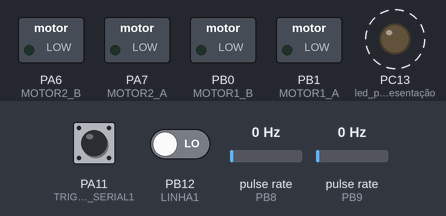
This sketch was run on a simulated STM32 Blue Pill. On the bench: switched loads named in the sketch (green lamp = pin HIGH), output pins drawn as LEDs (lit = HIGH). Wiring (inferred from the names in the program): 2 × pulse sensor: data PB8 / data PB9. Dashed ring = blinking. The test bench sets the inputs (shaded band); at power-on: PA11 (TRIG_PIN_SERIAL1) HIGH, PB12 (LINHA1) LOW, pulse rate (sensors on PB8, PB9) 0 Hz.

Above: at 0.2 s.
Timing chart, 0 to 3.0 s (numbered marks = the images above):
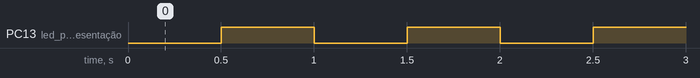

Measured:
- by itself, PC13 (led_para_representação): alternates HIGH for 0.50 s and LOW for 0.50 s

The sketch:

stm_linha_encoder.ino
```cpp
/* Author: Manoel Messias
 * Date: 06 de Fevereiro de 2025
 * Description: Código para calibrar a resolução do encoder.
 */

#define TRIG_PIN_SERIAL1 PA11 // pino de controle de comunicação
#define TIME_LED 500 // tempo para o led mudar de estado(ms)
#define LINES_OUT 3 // quantidade de linhas na matriz de saida
#define LINES_IN 1 // quantidade de linhas na matriz de entrada

// mapeamento de perifericos
#define MOTOR1_A PB1
#define MOTOR1_B PB0
#define ENCODER1 PB8

#define MOTOR2_A PA7
#define MOTOR2_B PA6
#define ENCODER2 PB9

#define LINHA1 PB12

// constantes
#define RESOLUCAO 600

volatile bool readFlag = false; // indica se existe dados para ler
volatile bool responseFlag = false; // indica se o dispositivo mestre solicita a leitura de uma informação

byte linha = 0; // linha de saida
byte coluna = 0; // coluna de saida

volatile uint64_t count_encoder1 = 0;
volatile uint64_t count_encoder2 = 0;
unsigned long int last_time_count_encoder = 0;

byte dataIn[LINES_IN][8] = { // matriz de entrada
  {0, 0, 0, 0, 0, 0, 0, 0} //pwm1, pwm2, pwm3, pwm4, count
};

byte dataOut[LINES_OUT][8] = { // matriz de saida
  {0, 0, 0, 0, 0, 0, 0, 0}, // linha
  {0, 0, 0, 0, 0, 0, 0, 0}, // mt1
  {0, 0, 0, 0, 0, 0, 0, 0}  // mt2
};

int led_state = 0; // estado do led

void setup() {
  // comunicação serial
  Serial1.begin(230000); // Habilita a uart1 com baud rate de 0.23Mbps bits por segundo
  pinMode(TRIG_PIN_SERIAL1, INPUT_PULLUP); // pino de disparo como entrada
  attachInterrupt(digitalPinToInterrupt(TRIG_PIN_SERIAL1), handlePulse, CHANGE); // Ativação de interrupção

  // perifericos
  pinMode(MOTOR1_A, OUTPUT); // controle A (IN1) do motor 1 (out1 e out2)
  pinMode(MOTOR1_B, OUTPUT); // controle B (IN2) do motor 1 (out1 e out2)
  pinMode(ENCODER1, INPUT); // Encoder do motor 1
  attachInterrupt(digitalPinToInterrupt(ENCODER1), encoder1, RISING); // Ativação de interrupção
  pinMode(MOTOR2_A, OUTPUT); // controle A (IN3) do motor 2 (out4 e out3)
  pinMode(MOTOR2_B, OUTPUT); // controle B (IN4) do motor 2 (out4 e out3)
  pinMode(ENCODER2, INPUT); // Encoder do motor 2
  attachInterrupt(digitalPinToInterrupt(ENCODER2), encoder2, RISING); // Ativação de interrupção

  pinMode(LINHA1, INPUT);

  // led interno para teste
  pinMode(PC13, OUTPUT); // led para representação
  digitalWrite(PC13, 0); // led apaga
}

//controle do led piscando feito pelo millis()
unsigned long int last_state_time_led = 0; // varivel para salvar o tempo da ultima mudança de estado do led

void loop() {
  unsigned long int atual_time = millis(); // valor atual de tempo
  // parte para testes (pisca led)
  if((atual_time-last_state_time_led) >= TIME_LED){ // se passar o tempo para mundança
    led_state = !led_state; // mude o estado
    last_state_time_led = atual_time; // atualize o tempo da ultima mudança
  }

  // data encoder1
  dataOut[1][0] = (uint8_t)((count_encoder1 & 0xFF00000000000000) >> 56);
  dataOut[1][1] = (uint8_t)((count_encoder1 & 0x00FF000000000000) >> 48);
  dataOut[1][2] = (uint8_t)((count_encoder1 & 0x0000FF0000000000) >> 40);
  dataOut[1][3] = (uint8_t)((count_encoder1 & 0x000000FF00000000) >> 32);
  dataOut[1][4] = (uint8_t)((count_encoder1 & 0x00000000FF000000) >> 24);
  dataOut[1][5] = (uint8_t)((count_encoder1 & 0x0000000000FF0000) >> 16);
  dataOut[1][6] = (uint8_t)((count_encoder1 & 0x000000000000FF00) >> 8);
  dataOut[1][7] = (uint8_t)((count_encoder1 & 0x00000000000000FF));
  // data encoder2
  dataOut[2][0] = (uint8_t)((count_encoder2 & 0xFF00000000000000) >> 56);
  dataOut[2][1] = (uint8_t)((count_encoder2 & 0x00FF000000000000) >> 48);
  dataOut[2][2] = (uint8_t)((count_encoder2 & 0x0000FF0000000000) >> 40);
  dataOut[2][3] = (uint8_t)((count_encoder2 & 0x000000FF00000000) >> 32);
  dataOut[2][4] = (uint8_t)((count_encoder2 & 0x00000000FF000000) >> 24);
  dataOut[2][5] = (uint8_t)((count_encoder2 & 0x0000000000FF0000) >> 16);
  dataOut[2][6] = (uint8_t)((count_encoder2 & 0x000000000000FF00) >> 8);
  dataOut[2][7] = (uint8_t)((count_encoder2 & 0x00000000000000FF));


  if(readFlag){ // ler a data recebida
    byte qt_bits = Serial1.available();//recebe a quantidade de bytes a serem lidos
    byte receveid[qt_bits]; // cria um buffer para armazenar os bytes que serão lidos
    for(byte i = 0; i < qt_bits; i++){ // ler os bytes
      receveid[i] = Serial1.read(); // ler o byte atual
      delayMicroseconds(75); // espera para que o buffer interno possa preparar o próximo byte para a leitura (9 bytes 10us cada - 90us ~ 0.1ms)
    }
    byte l = receveid[0]; // recebe a linha
    // sempre serão recebidos 8 bytes de dados
    for(byte i = 0; i<8; i++){ // altera os bytes
      dataIn[l][i] = receveid[1+i]; // adiciona no matriz
    }
    readFlag = false; // indidca que o que tinha de ser recebido já foi recebido
  }

  if(responseFlag){ // escreve a resposta solicitada
    //os 5 primeiros bits são a linha, os 3 ultimos a coluna
    byte info[9] = {linha,0,0,0,0,0,0,0,0}; // cria um buffer para juntar as informações a serem enviadas
    for(int i = 0; i<8; i++){ // preenche o buffer de saida
      info[i+1] = dataOut[linha][i];
    }
    Serial1.write(info, 9); // escreve o buffer na serial
    linha = (linha == LINES_OUT-1)?0:linha+1; // atualiza para escrever a próxima linha
    responseFlag = false; // indica que os dados já foram escritos
  }

  analogWrite(MOTOR1_A, dataIn[0][0]); // aplica o sinal pwm no controle A do motor 1
  analogWrite(MOTOR1_B, dataIn[0][1]); // aplica o sinal pwm no controle B do motor 1
  analogWrite(MOTOR2_A, dataIn[0][2]); // aplica o sinal pwm no controle A do motor 2
  analogWrite(MOTOR2_B, dataIn[0][3]); // aplica o sinal pwm no controle B do motor 2

  digitalWrite(PC13, led_state); // aplica o estado da variavel no led

  dataOut[0][0] = digitalRead(LINHA1);
}

// interrupção para contagem da velocidade do motor 1
void encoder1(){ // disparada pela subida
  if(digitalRead(ENCODER1) == HIGH && dataIn[0][4]==1){
    count_encoder1++;
  }
}
// interrupção para contagem da velocidade do motor 2
void encoder2(){ // disparada pela subida
  if(digitalRead(ENCODER2) == HIGH && dataIn[0][4]==1){
    count_encoder2++;
  }
}

void handlePulse(){ // função disparada pelo pino de controle de comunicação do dispositivo mestre
  if(digitalRead(TRIG_PIN_SERIAL1) == LOW){ // decida
    readFlag = true; // leitura
  }else{ // subida
    responseFlag = true; // escrita
  }
}
```
